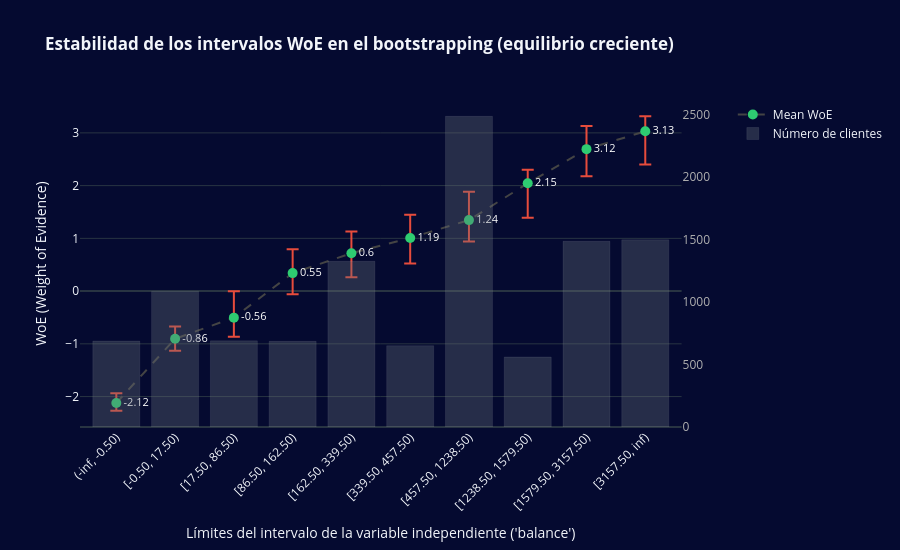

Notebook source saved alongside this figure:
### Code cell
fig = go.Figure()

fig = make_subplots(specs=[[{"secondary_y": True}]])

fig.add_trace(
    go.Scatter(
        x=df_bootstrap_summary['Bin'],
        y=df_bootstrap_summary['Mean WoE'],
        mode='markers+lines+text',
        name='Mean WoE',
        marker=dict(size=10, color='#2ecc71'),
        line=dict(dash='dash', color='#444444'),
        error_y=dict(
            type='data',
            symmetric=False,
            array=df_bootstrap_summary['Upper error'],
            arrayminus=df_bootstrap_summary['Lower error'],
            color='#e74c3c',
            thickness=2,
            width=6,
        ),
        text=df_plot_woe["WoE"].round(2),
        textposition="middle right",
        textfont=dict(color="#FFFFFF", size=11),
        hovertemplate="Intervalo: %{x}<br>WoE: %{y:.2f}<extra></extra>"
    )
)

fig.add_trace(
    go.Bar(
        x=df_plot_woe['Bin'],
        y=df_plot_woe['Count'],
        name="Número de clientes",
        marker_color='rgba(100, 110, 120, 0.35)',
        marker_line=dict(color='rgba(255, 255, 255, 0.15)', width=0.5),
        hovertemplate="Intervalo: %{x}<br>Clients: %{y}<extra></extra>"
    ),
    secondary_y=True
)

fig.update_layout(
    title="<b>Estabilidad de los intervalos WoE en el bootstrapping (equilibrio creciente)</b>",
    xaxis_title="Límites del intervalo de la variable independiente ('balance')",
    yaxis_title="WoE (Weight of Evidence)",
    
    xaxis=dict(
        type='category',
        categoryorder='array',
        categoryarray=df_bootstrap_summary['Bin'].tolist(),
        tickangle=-45
    ),

        yaxis2=dict(
        title="",
        showgrid=False,
        tickfont=dict(color="#B0B0B0", size=12),
        title_font=dict(color="#B0B0B0", size=12),
        overlaying="y",
        side="right"
    ),

    template='custom',
    height=550,
    width=900,
)

fig.show()

### Figure 1 — Plotly figure (JSON) as saved in the notebook; plotly's stock layout.template omitted (floating-point values rounded to 4 significant figures)
{"data": [{"error_y": {"array": [0.184, 0.2342, 0.4993, 0.4519, 0.4102, 0.4427, 0.5358, 0.2569, 0.4406, 0.2833], "arrayminus": [0.1465, 0.2248, 0.3618, 0.3991, 0.4572, 0.485, 0.4061, 0.6536, 0.5128, 0.6304], "color": "#e74c3c", "symmetric": false, "thickness": 2, "type": "data", "width": 6}, "hovertemplate": "Intervalo: %{x}<br>WoE: %{y:.2f}<extra></extra>", "line": {"color": "#444444", "dash": "dash"}, "marker": {"color": "#2ecc71", "size": 10}, "mode": "markers+lines+text", "name": "Mean WoE", "text": [-2.12, -0.86, -0.56, 0.55, 0.6, 1.19, 1.24, 2.15, 3.12, 3.13], "textfont": {"color": "#FFFFFF", "size": 11}, "textposition": "middle right", "type": "scatter", "x": ["(-inf, -0.50)", "[-0.50, 17.50)", "[17.50, 86.50)", "[86.50, 162.50)", "[162.50, 339.50)", "[339.50, 457.50)", "[457.50, 1238.50)", "[1238.50, 1579.50)", "[1579.50, 3157.50)", "[3157.50, inf)"], "y": [-2.12, -0.9041, -0.5034, 0.341, 0.7183, 1.007, 1.346, 2.043, 2.692, 3.03]}, {"hovertemplate": "Intervalo: %{x}<br>Clients: %{y}<extra></extra>", "marker": {"color": "rgba(100, 110, 120, 0.35)", "line": {"color": "rgba(255, 255, 255, 0.15)", "width": 0.5}}, "name": "Número de clientes", "type": "bar", "x": ["(-inf, -0.50)", "[-0.50, 17.50)", "[17.50, 86.50)", "[86.50, 162.50)", "[162.50, 339.50)", "[339.50, 457.50)", "[457.50, 1238.50)", "[1238.50, 1579.50)", "[1579.50, 3157.50)", "[3157.50, inf)"], "xaxis": "x", "y": [688, 1086, 690, 686, 1327, 651, 2488, 560, 1487, 1499], "yaxis": "y2"}], "layout": {"height": 550, "title": {"text": "<b>Estabilidad de los intervalos WoE en el bootstrapping (equilibrio creciente)</b>"}, "width": 900, "xaxis": {"anchor": "y", "categoryarray": ["(-inf, -0.50)", "[-0.50, 17.50)", "[17.50, 86.50)", "[86.50, 162.50)", "[162.50, 339.50)", "[339.50, 457.50)", "[457.50, 1238.50)", "[1238.50, 1579.50)", "[1579.50, 3157.50)", "[3157.50, inf)"], "categoryorder": "array", "domain": [0, 0.94], "tickangle": -45, "title": {"text": "Límites del intervalo de la variable independiente ('balance')"}, "type": "category"}, "yaxis": {"anchor": "x", "domain": [0, 1], "title": {"text": "WoE (Weight of Evidence)"}}, "yaxis2": {"anchor": "x", "overlaying": "y", "showgrid": false, "side": "right", "tickfont": {"color": "#B0B0B0", "size": 12}, "title": {"font": {"color": "#B0B0B0", "size": 12}, "text": ""}}}}
